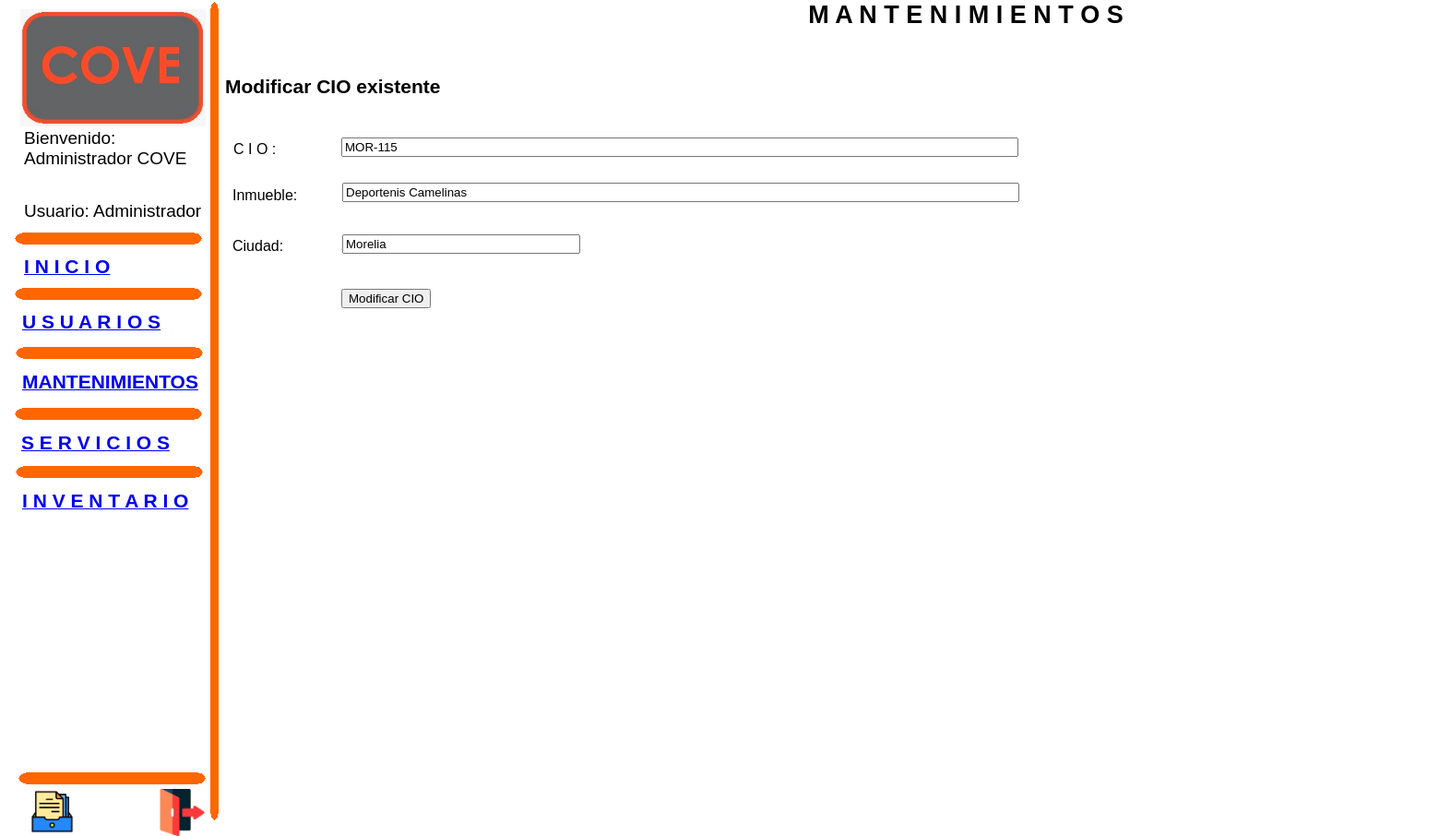
The app's page /modificar_cio.php?id=1 (signed in) with its own data.
### tables this page shows
CREATE TABLE `sucursales` (
  `id` bigint(20) unsigned NOT NULL AUTO_INCREMENT,
  `cio` varchar(50) NOT NULL,
  `inmueble` longtext NOT NULL,
  `ciudad` varchar(50) NOT NULL,
  `created_time` datetime DEFAULT NULL,
  `updated_time` datetime DEFAULT NULL,
  `realizo` varchar(500) NOT NULL,
  `actualizo` varchar(500) NOT NULL,
  `estado` int(11) NOT NULL,
  PRIMARY KEY (`id`)
);

### modificar_cio.php (the view, shortened to what this page needs)
<!DOCTYPE HTML PUBLIC "-//W3C//DTD HTML 4.01 Transitional//EN">
<html>
<head>
</head>
<body>
<div id="container">
<div id="image1" style="position:absolute; overflow:hidden; left:22px; top:10px; width:201px; height:127px; z-index:0"><img src="images/WhatsApp Image 2024-01-16 at 7.01.31 PM.jpeg" alt="" title="" border=0 width=201 height=127></div>
<div id="roundrect1" style="position:absolute; overflow:hidden; left:228px; top:2px; width:10px; height:888px; z-index:1"><img border=0 width="100%" height="100%" alt="" src="images/roundrect355696000.gif"></div>
<div id="text7" style="position:absolute; overflow:hidden; left:247px; top:1px; width:1600px; height:35px; z-index:2">
<div class="wpmd">
<div align=center><font class="ws20"><B>M A N T E N I M I E N T O S</B></font></div>
</div></div>
<div id="text8" style="position:absolute; overflow:hidden; left:244px; top:82px; width:1255px; height:35px; z-index:3">
<div class="wpmd">
<div><font class="ws16"><B>Modificar CIO existente</B></font></div>
</div></div>
<?php
include_once "conexion.php";
$ids = $_GET['id'];
$consulta="select * from sucursales where id=".$ids;
		$fila = mysqli_fetch_assoc(mysqli_query($conexion,$consulta));
?>
<form name="form1" method="POST" action="modificar_cio_formulario.php" style="margin:0px">
<input name="formtext1" type="text" value="<?php echo $fila['cio'];?>" style="position:absolute;width:734px;left:370px;top:149px;z-index:5">
<input name="formtext2" type="text" value="<?php echo $fila['inmueble'];?>"style="position:absolute;width:734px;left:371px;top:198px;z-index:7">
<input name="formtext3" type="text" value="<?php echo $fila['ciudad'];?>"style="position:absolute;width:258px;left:371px;top:254px;z-index:10">
<input name="formbutton1" type="submit" value="Modificar CIO" style="position:absolute;left:370px;top:313px;z-index:11">
</form>
<div id="text9" style="position:absolute; overflow:hidden; left:253px; top:153px; width:215px; height:26px; z-index:6">
<div class="wpmd">
<div><font class="ws12">C I O :</font></div>
</div></div>
<div id="text10" style="position:absolute; overflow:hidden; left:252px; top:203px; width:216px; height:26px; z-index:8">
<div class="wpmd">
<div><font class="ws12">Inmueble:</font></div>
</div></div>
<div id="text11" style="position:absolute; overflow:hidden; left:252px; top:258px; width:216px; height:26px; z-index:9">
<div class="wpmd">
<div><font class="ws12">Ciudad:</font></div>
</div></div>
<div id="roundrect2" style="position:absolute; overflow:hidden; left:16px; top:252px; width:204px; height:14px; z-index:12"><img border=0 width="100%" height="100%" alt="" src="images/roundrect355695828.gif"></div>
<div id="roundrect3" style="position:absolute; overflow:hidden; left:16px; top:312px; width:204px; height:14px; z-index:13"><img border=0 width="100%" height="100%" alt="" src="images/roundrect355695812.gif"></div>
<div id="text1" style="position:absolute; overflow:hidden; left:24px; top:337px; width:194px; height:35px; z-index:14">
<a href="usuarios.php" title="Administración de usuarios"><div class="wpmd">
<div><font class="ws16"><B>U S U A R I O S</B></font></div>
</div></a></div>
<div id="roundrect4" style="position:absolute; overflow:hidden; left:17px; top:376px; width:204px; height:14px; z-index:15"><img border=0 width="100%" height="100%" alt="" src="images/roundrect355695781.gif"></div>
<div id="text2" style="position:absolute; overflow:hidden; left:24px; top:402px; width:198px; height:35px; z-index:16">
<a href="mantenimientos.php" title="Administración de mantenimientos"><div class="wpmd">
<div><font class="ws16"><B>MANTENIMIENTOS</B></font></div>
</div></a></div>
<div id="roundrect5" style="position:absolute; overflow:hidden; left:16px; top:442px; width:204px; height:14px; z-index:17"><img border=0 width="100%" height="100%" alt="" src="images/roundrect355695750.gif"></div>
<div id="text3" style="position:absolute; overflow:hidden; left:23px; top:468px; width:198px; height:35px; z-index:18">
<a href="servicios.php" title="Administración de servicios"><div class="wpmd">
<div><font class="ws16"><B>S E R V I C I O S</B></font></div>
</div></a></div>
<div id="roundrect6" style="position:absolute; overflow:hidden; left:17px; top:505px; width:204px; height:14px; z-index:19"><img border=0 width="100%" height="100%" alt="" src="images/roundrect355695718.gif"></div>
<div id="text4" style="position:absolute; overflow:hidden; left:24px; top:531px; width:198px; height:35px; z-index:20">
<a href="inventario.php" title="Administración de inventario"><div class="wpmd">
<div><font class="ws16"><B>I N V E N T A R I O</B></font></div>
</div></a></div>
<div id="roundrect7" style="position:absolute; overflow:hidden; left:20px; top:837px; width:204px; height:14px; z-index:21"><img border=0 width="100%" height="100%" alt="" src="images/roundrect355695687.gif"></div>
<div id="image4" style="position:absolute; overflow:hidden; left:33px; top:856px; width:47px; height:47px; z-index:22"><a href="archivo.php" title="Registros guardados"><img src="images/paste5.jpg" alt="" title="" border=0 width=47 height=47></a></div>
<div id="image5" style="position:absolute; overflow:hidden; left:172px; top:855px; width:51px; height:51px; z-index:23"><a href="salir.php" title="Salir del sistema"><img src="images/paste8.jpg" alt="" title="" border=0 width=51 height=51></a></div>
<div id="text6" style="position:absolute; overflow:hidden; left:26px; top:277px; width:189px; height:35px; z-index:23">
<a href="sistema.php" title="Inicio de sistema"><div class="wpmd">
<div><font class="ws16"><B>I N I C I O</B></font></div>
</div></a></div>
<div id="text10" style="position:absolute; overflow:hidden; left:26px; top:139px; width:197px; height:66px; z-index:19">
<div class="wpmd">
<div><font class="ws14">Bienvenido: <?php echo $_SESSION["nombre_usuario"];?> </font></div>
</div></div>
<div id="text11" style="position:absolute; overflow:hidden; left:26px; top:218px; width:203px; height:36px; z-index:20">
<div class="wpmd">
<div><font class="ws14">Usuario: <?php if($_SESSION["rol"] == 1) echo "Administrador"; else echo "Empleado"?></font></div>
</div>
</body>
</html>

### modificar_cio.php (style rules this page uses)
.ws12 { font-size: 16px; }
.ws14 { font-size: 19px; }
.ws16 { font-size: 21px; }
.ws20 { font-size: 27px; }
.wpmd { font-size: 13px;font-family: Arial,Helvetica,Sans-Serif;font-style: normal;font-weight: normal; }
DIV,UL,OL { margin-top: 0px; margin-bottom: 0px; }
div#container { position:relative; width: 1863px; margin-top: 0px; margin-left: auto; margin-right: auto; text-align:left; }
body { text-align:center;margin:0 }

### records on screen
sucursales: formtext1 "MOR-115", formtext2 "Deportenis Camelinas", formtext3 "Morelia"

### other values on screen
$_SESSION["nombre_usuario"] "Administrador COVE"
